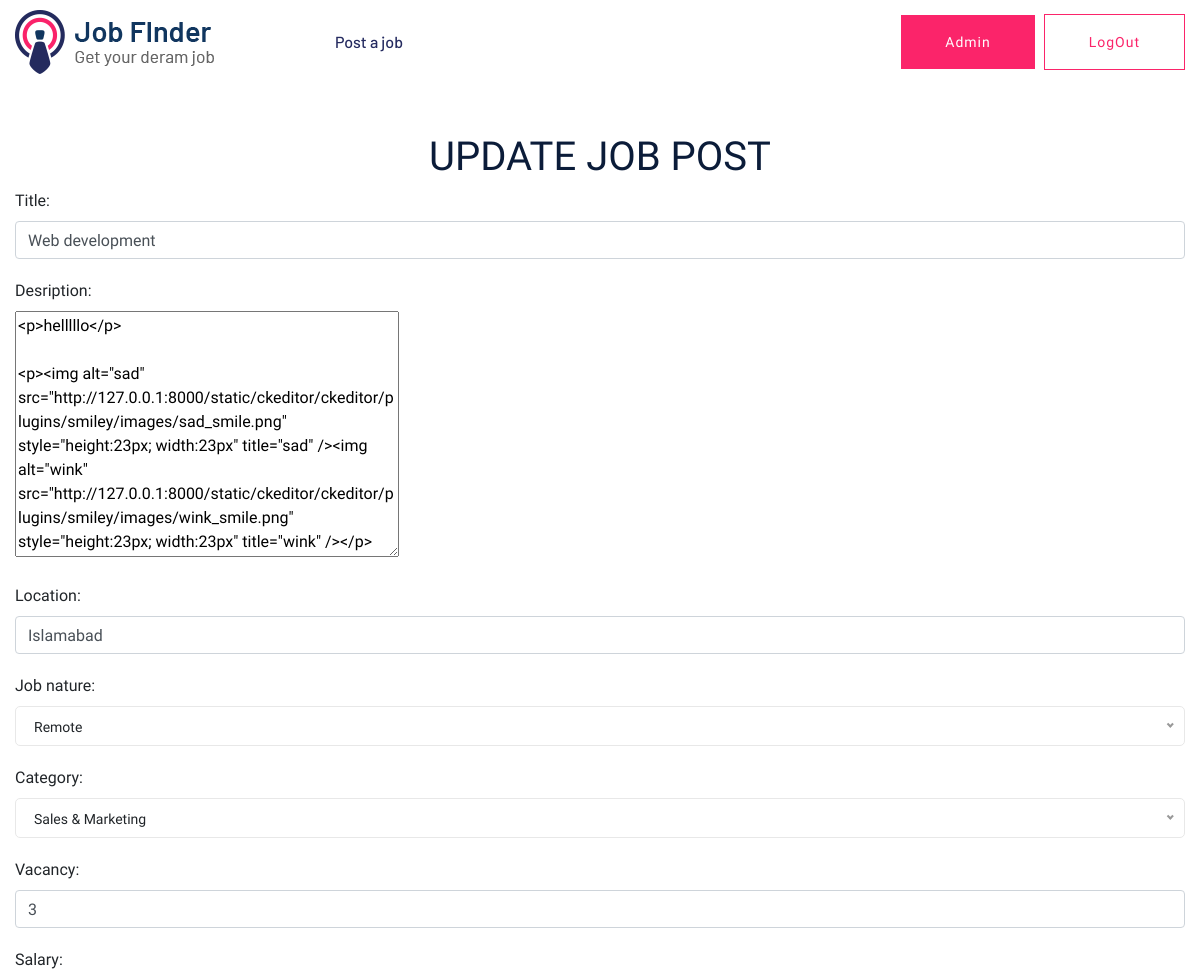
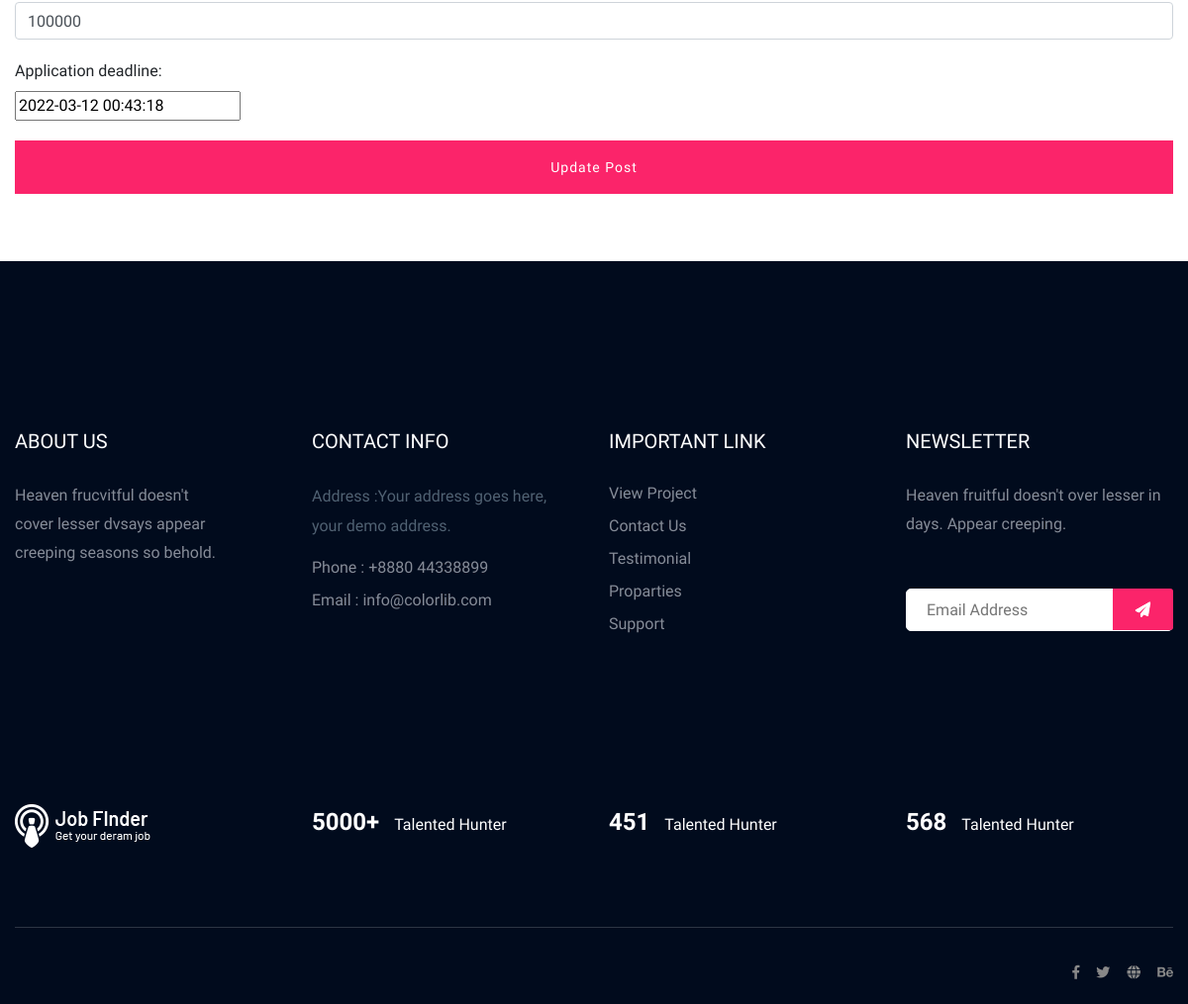
The app's page /job_post_update/1 (signed in) with its own data (2 pictures, top to bottom).
### main/models.py (models this page shows, shortened)
class jobPostData(models.Model):
    CATEGORY_CHOICES = (
    ("Design & Creative", "Design & Creative"),
    ("Design & Development", "Design & Development"),
    ("Sales & Marketing", "Sales & Marketing"),
    ("Mobile Application", "Mobile Application"),
    ("Construction", "Construction"),
    ("Information Technology", "Information Technology"),
    ("Real Estate", "Real Estate"),
    ("Content Writer", "Content Writer"),
    )
    JOB_CHOICES =(
        ("Part Time","Part Time"),
        ("Full Time","Full Time"),
        ("Remote","Remote"),
        ("On site","On site"),
    )
    title = models.CharField(max_length=70,default='')
    desription = RichTextField(null=True,blank=True)
    author = models.CharField(max_length=50)
    location = models.CharField(max_length=100,default='')
    job_nature = models.CharField(max_length=30,choices=JOB_CHOICES,default='No choice')
    category = models.CharField(max_length=50,choices=CATEGORY_CHOICES,default='No category')
    posted_date = models.DateTimeField(auto_now_add=True)
    vacancy = models.IntegerField(default=1)
    salary = models.CharField(max_length=30,default='')
    application_deadline = models.DateTimeField(default=datetime.datetime.now())
    user_job_post = models.ForeignKey(User,on_delete=models.CASCADE)

### main/views.py (the view)
# urls.py: path('job_post_update/<int:id>',views.jobPostUpdate,name='jobPostUpdate'),
def jobPostUpdate(request,id):
    if request.user.is_authenticated:
        post=jobPostData.objects.get(pk=id)
        if request.method=="POST":
            fm=PostForm(request.POST,instance=post)
            if fm.is_valid():
                fm.save()
        else:
            fm = PostForm(instance=post)
        template_name = 'main/updatePost.html'
        context ={
            'form':fm
        }
        return render(request,template_name,context)
    else:
        return HttpResponseRedirect('/logIn')

### main/forms.py
class PostForm(forms.ModelForm):
    class Meta:
        model=jobPostData
        fields = ('title','desription','location','job_nature','category','vacancy','salary','application_deadline')
        widgets={
            'title':forms.TextInput(attrs={
                'class':'form-control',
                'placeholder':'Title',
            }),
            'location':forms.TextInput(attrs={
                'class':'form-control',
                'placeholder':'Location',
            }),
            'vacancy':forms.TextInput(attrs={
                'class':'form-control',
                'placeholder':'Vacanies',
            }),
            'salary':forms.TextInput(attrs={
                'class':'form-control',
                'placeholder':'Expected Salary',
            }),
            'category':forms.Select(attrs={
                'class':'form-select',
            }),
            'job_nature':forms.Select(attrs={
                'class':'form-select',
            }),
        }

### main/templates/main/updatePost.html (shortened to what this page needs)
{% extends 'main/layout.html' %} {% load static %}
{% block body %}
<section class="container my-5">
    <h1 class="text-center text-uppercase">Update job post</h1>
    <form action="" method="POST" novalidate>
        <div class="row gtr-uniform">
           {% for field in form %}
          <div class="col-12 col-12-xsmall mb-20">
            {{field.label_tag}} <br>
            {{field}}
          </div>
          {% endfor %}
          <div class="col-12">
            <input type="submit" class="btn btn-block mb-20" value="Update Post" />
          </div>
        </div>
      </form>
</section>
{% endblock body %}

### main/templates/main/layout.html (shortened to what this page needs)
{% load static %}
<!DOCTYPE html>
<html class="no-js" lang="zxx">
  <head>
    <link rel="stylesheet" href="https://cdnjs.cloudflare.com/ajax/libs/font-awesome/4.7.0/css/font-awesome.min.css">
    <link
      rel="stylesheet"
      href="{% static 'main/assets/css/bootstrap.min.css' %}"
    />
    <link
      rel="stylesheet"
      href="{% static 'main/assets/css/owl.carousel.min.css' %}"
    />
    <link rel="stylesheet" href="{% static 'main/assets/css/flaticon.css' %}" />
    <link
      rel="stylesheet"
      href="{% static 'main/assets/css/price_rangs.css' %}"
    />
    <link rel="stylesheet" href="{% static 'main/assets/css/slicknav.css' %}" />
    <link
      rel="stylesheet"
      href="{% static 'main/assets/css/animate.min.css' %}"
    />
    <link
      rel="stylesheet"
      href="{% static 'main/assets/css/magnific-popup.css' %}"
    />
    <link
      rel="stylesheet"
      href="{% static 'main/assets/css/fontawesome-all.min.css' %}"
    />
    <link
      rel="stylesheet"
      href="{% static 'main/assets/css/themify-icons.css' %}"
    />
    <link rel="stylesheet" href="{% static 'main/assets/css/slick.css' %}" />
    <link
      rel="stylesheet"
      href="{% static 'main/assets/css/nice-select.css' %}"
    />
    <link rel="stylesheet" href="{% static 'main/assets/css/style.css' %}" />
  </head>
  <body>
    <header>
      <div class="header-area header-transparrent">
        <div class="headder-top header-sticky">
          <div class="container">
            <div class="row align-items-center">
              <div class="col-lg-3 col-md-2">
                <div class="logo">
                  <a href="{% url 'home' %}"
                    ><img
                      src="{% static  'main/assets/img/logo/logo.png' %}"
                      alt=""
                  /></a>
                </div>
              </div>
              <div class="col-lg-9 col-md-9">
                <div class="menu-wrapper">
                  <div class="main-menu">
                    <nav class="d-none d-lg-block">
                      <ul id="navigation">
                        {% if request.user.is_authenticated %}
                        {% if perms.main.add_jobpostdata %}
                        <li><a href="{% url 'jobPost' %}">Post a job </a></li>
                        {% endif %}
                        {% endif %}
                      </ul>
                    </nav>
                  </div>
                  <div class="header-btn d-none f-right d-lg-block">
                    {% if request.user.is_authenticated %}
                    <a href="{% url 'profile' %}" class="btn head-btn1">{{request.user.username}}</a>
                    <a href="{% url 'logOut' %}" class="btn head-btn2">logOut</a>
                    {% else %}
                    <a href="{% url 'logIn' %}" class="btn head-btn1">Login</a>
                    <a href="{% url 'register' %}" class="btn head-btn2">Register</a>
                    {% endif %}
                  </div>
                </div>
              </div>
              <div class="col-12">
              </div>
            </div>
          </div>
        </div>
      </div>
    </header>
    {% block body %}{% endblock body %}
    <footer>
      <div class="footer-area footer-bg footer-padding">
        <div class="container">
          <div class="row d-flex justify-content-between">
            <div class="col-xl-3 col-lg-3 col-md-4 col-sm-6">
              <div class="single-footer-caption mb-50">
                <div class="single-footer-caption mb-30">
                  <div class="footer-tittle">
                    <h4>About Us</h4>
                    <div class="footer-pera">
                      <p>
                        Heaven frucvitful doesn't cover lesser dvsays appear
                        creeping seasons so behold.
                      </p>
                    </div>
                  </div>
                </div>
              </div>
            </div>
            <div class="col-xl-3 col-lg-3 col-md-4 col-sm-5">
              <div class="single-footer-caption mb-50">
                <div class="footer-tittle">
                  <h4>Contact Info</h4>
                  <ul>
                    <li>
                      <p>Address :Your address goes here, your demo address.</p>
                    </li>
                    <li><a href="#">Phone : +8880 44338899</a></li>
                    <li><a href="#">Email : info@colorlib.com</a></li>
                  </ul>
                </div>
              </div>
            </div>
            <div class="col-xl-3 col-lg-3 col-md-4 col-sm-5">
              <div class="single-footer-caption mb-50">
                <div class="footer-tittle">
                  <h4>Important Link</h4>
                  <ul>
                    <li><a href="#"> View Project</a></li>
                    <li><a href="#">Contact Us</a></li>
                    <li><a href="#">Testimonial</a></li>
                    <li><a href="#">Proparties</a></li>
                    <li><a href="#">Support</a></li>
                  </ul>
                </div>
              </div>
            </div>
            <div class="col-xl-3 col-lg-3 col-md-4 col-sm-5">
              <div class="single-footer-caption mb-50">
                <div class="footer-tittle">
                  <h4>Newsletter</h4>
                  <div class="footer-pera footer-pera2">
                    <p>
                      Heaven fruitful doesn't over lesser in days. Appear
                      creeping.
                    </p>
                  </div>
                  <div class="footer-form">
                    <div id="mc_embed_signup">
                      <form
                        target="_blank"
                        action="https://spondonit.us12.list-manage.com/subscribe/post?u=1462626880ade1ac87bd9c93a&amp;id=92a4423d01"
                        method="get"
                        class="subscribe_form relative mail_part"
                      >
                        <input
                          type="email"
                          name="email"
                          id="newsletter-form-email"
                          placeholder="Email Address"
                          class="placeholder hide-on-focus"
                          onfocus="this.placeholder = ''"
                          onblur="this.placeholder = ' Email Address '"
                        />
                        <div class="form-icon">
                          <button
                            type="submit"
                            name="submit"
                            id="newsletter-submit"
                            class="email_icon newsletter-submit button-contactForm"
                          >
                            <img src="assets/img/icon/form.png" alt="" />
                          </button>
                        </div>
                      </form>
                    </div>
                  </div>
                </div>
              </div>
            </div>
          </div>
          <div class="row footer-wejed justify-content-between">
            <div class="col-xl-3 col-lg-3 col-md-4 col-sm-6">
              <div class="footer-logo mb-20">
                <a href="index.html"
                  ><img src="assets/img/logo/logo2_footer.png" alt=""
                /></a>
              </div>
            </div>
            <div class="col-xl-3 col-lg-3 col-md-4 col-sm-5">
              <div class="footer-tittle-bottom">
                <span>5000+</span>
                <p>Talented Hunter</p>
              </div>
            </div>
            <div class="col-xl-3 col-lg-3 col-md-4 col-sm-5">
              <div class="footer-tittle-bottom">
                <span>451</span>
                <p>Talented Hunter</p>
              </div>
            </div>
            <div class="col-xl-3 col-lg-3 col-md-4 col-sm-5">
              <div class="footer-tittle-bottom">
                <span>568</span>
                <p>Talented Hunter</p>
              </div>
            </div>
          </div>
        </div>
      </div>
      <div class="footer-bottom-area footer-bg">
        <div class="container">
          <div class="footer-border">
            <div class="row d-flex justify-content-between align-items-center">
              <div class="col-xl-10 col-lg-10">
              </div>
              <div class="col-xl-2 col-lg-2">
                <div class="footer-social f-right">
                  <a href="#"><i class="fab fa-facebook-f"></i></a>
                  <a href="#"><i class="fab fa-twitter"></i></a>
                  <a href="#"><i class="fas fa-globe"></i></a>
                  <a href="#"><i class="fab fa-behance"></i></a>
                </div>
              </div>
            </div>
          </div>
        </div>
      </div>
    </footer>
  </body>
</html>

### records on screen
jobPostData: form "Web development" "<p>helllllo</p> <p><img alt=\"sad\" src=\"http://127.0.0.1:8000/static/ckeditor/ckeditor/plugins/smiley/images/sad_smile.png\" style=\"height:23px; width:23px\" title=\"sad\" /><img alt=\"wink\" src=\"http://127.0.0.1:8000/static/ckeditor/ckeditor/plugins/smiley/images/wink_smile.png\" style=\"height:23px; width:23px\" title=\"wink\" /></p>" "Islamabad" "3" "100000" "2022-03-12 00:43:18"

### other values on screen
{{ request.user.username }} "Admin"
{{ field.label_tag }} "Title:" "Desription:" "Location:" "Job nature:" "Category:" "Vacancy:" "Salary:" "Application deadline:"
